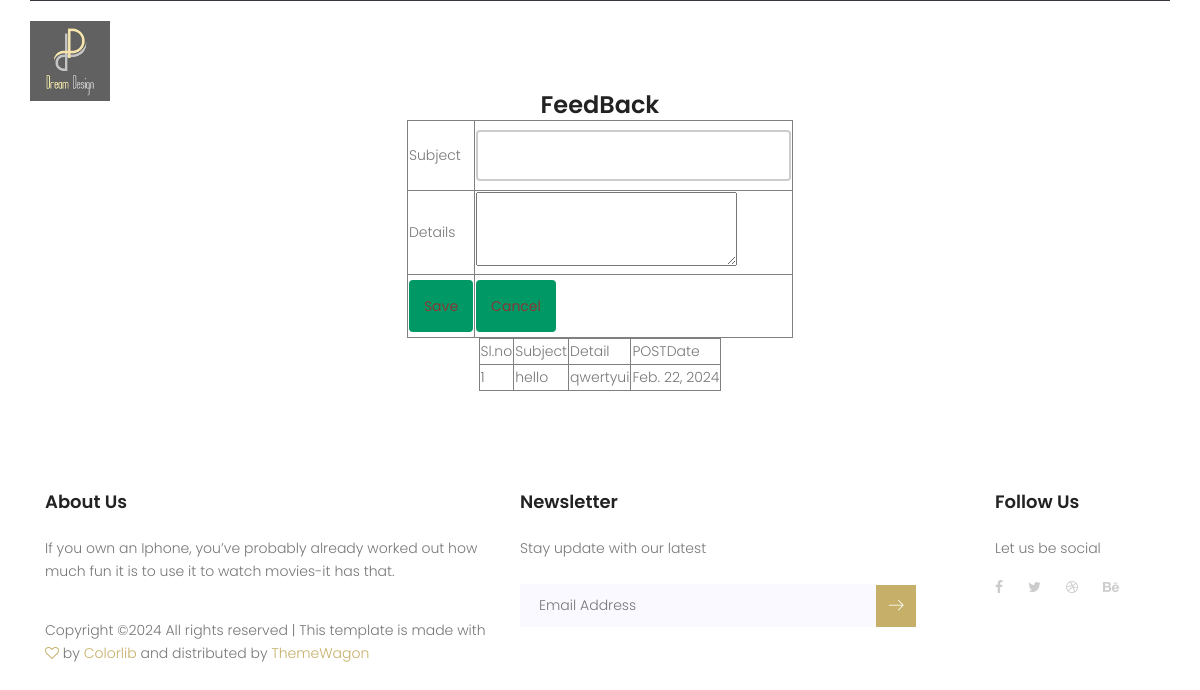
Screenshot of /Designer/DesignerFeedBack/ (signed in) with the database file from the repository.
### User/models.py (models this page shows)
class tbl_feedback(models.Model):
    feedback_subject=models.CharField(max_length=500)
    feedback_details=models.CharField(max_length=500)
    feedback_postdate=models.DateField(auto_now_add=True)
    feedback_status = models.IntegerField(default="0")
    user = models.ForeignKey(tbl_user, on_delete=models.CASCADE,null=True)
    designer = models.ForeignKey(tbl_designer, on_delete=models.CASCADE,null=True)

### Designer/views.py (the view)
# urls.py: path('DesignerFeedBack/',views.DesignerFeedBack,name='DesignerFeedBack'),
def DesignerFeedBack(request):
    data=tbl_feedback.objects.filter(designer=request.session["dsid"])
    designerID=tbl_designer.objects.get(id=request.session["dsid"])
    if request.method=="POST":
        subject=request.POST.get('txtsubject')
        details=request.POST.get('txtdetails')
        tbl_feedback.objects.create(feedback_subject=subject,feedback_details=details,designer=designerID)
        return redirect("Designer:DesignerFeedBack")
    else:
        return render(request,"Designer/DesignerFeedBack.html",{"data":data})

### Designer/Templates/Designer/DesignerFeedback.html (shortened to what this page needs)
{% extends 'Designer/head.html' %}
{% load static %}
{% block content %}
<!DOCTYPE html>
<html lang="en">
<head>
</head>
<body>
    <br><br><br><br>
    <h3 align="center">FeedBack</h3>
    <form action="" method="POST">
        <table align="center" border="1">
            <tr>
                <td>Subject</td>
                <td><input type="text" name="txtsubject" id=""></td>
            </tr>
            <tr>
                <td>Details</td>
                <td><textarea name="txtdetails" id="" cols="20" rows="3"></textarea></td>
            </tr>
            <tr>
                <td><input type="submit" name="" id="" value="Save"></td>
                <td><input type="submit" name="" id="" value="Cancel"></td>
            </tr>
        </table>
        <table border="1" align="center">
            <tr>
                <td>Sl.no</td>
                <td>Subject</td>
                <td>Detail</td>
                <td>POSTDate</td>
            </tr>
            {% for i in data %}
            <tr>
                <td>{{forloop.counter}}</td>
                <td>{{i.feedback_subject}}</td>
                <td>{{i.feedback_details}}</td>
                <td>{{i.feedback_postdate}}</td>
            </tr>
            {% endfor %}
        </table>
    </form>
</body>
</html>
{% endblock content %}

### Guest/static/Main/css/main.css (style rules this page uses)
body { color:#777;font-family:"Poppins",sans-serif;font-size:14px;font-weight:300;line-height:1.625em;position:relative }
h1,h2,h3,h4,h5,h6 { font-family:"Poppins",sans-serif;color:#222;line-height:1.2em !important;margin-bottom:0;margin-top:0;font-weight:600 }
h3,.h3 { font-size:24px }
td,th { border-radius:0px }
h3 { font-size:24px }
h1,h2,h3,h4,h5,h6 { line-height:1.5em }

### Guest/static/Main/form.css (style rules this page uses)
input[type=text],[type=password],[type=email],[type=date], select { width: 100%; padding: 12px 20px; margin: 8px 0; display: inline-block; border: 2px solid #ccc; border-radius: 4px; box-sizing: border-box; }
input[type=submit] { background-color: #096; color: rgb(136, 55, 55); padding: 15px; margin: 4px 0; border: none; border-radius: 4px; cursor: pointer; }

### rows the page displays
tbl_feedback: feedback_subject "hello", feedback_details "qwertyui", feedback_postdate "Feb. 22, 2024"
